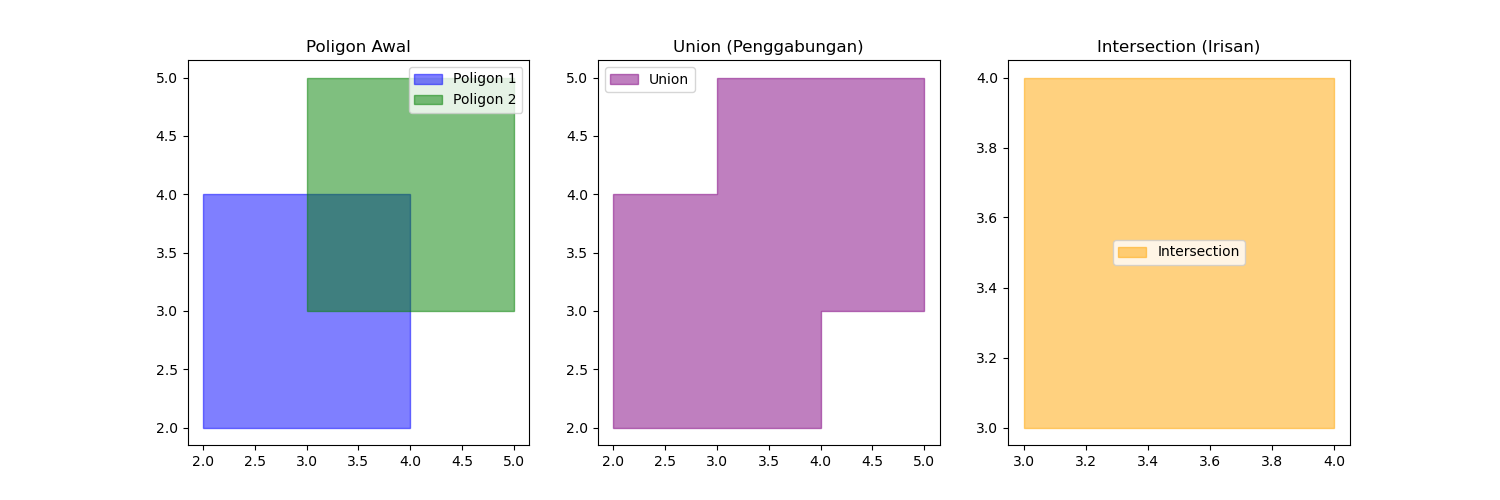

The Python source for this figure:
from shapely.geometry import Polygon
import matplotlib.pyplot as plt

# Definisi dua poligon
poligon_1 = Polygon([(2, 2), (4, 2), (4, 4), (2, 4)])
poligon_2 = Polygon([(3, 3), (5, 3), (5, 5), (3, 5)])

# Operasi Union
poligon_union = poligon_1.union(poligon_2)
print(f'poligon union: {poligon_union}')

# Operasi Intersection
poligon_intersection = poligon_1.intersection(poligon_2)
print(f'poligon intersection: {poligon_intersection}')

# Visualisasi
fig, ax = plt.subplots(1, 3, figsize=(15, 5))

# Poligon awal
ax[0].fill(*poligon_1.exterior.xy, color='blue', alpha=0.5, label='Poligon 1')
ax[0].fill(*poligon_2.exterior.xy, color='green', alpha=0.5, label='Poligon 2')
ax[0].set_title('Poligon Awal')
ax[0].legend()

# Union
ax[1].fill(*poligon_union.exterior.xy, color='purple', alpha=0.5, label='Union')
ax[1].set_title('Union (Penggabungan)')
ax[1].legend()

# Intersection
if not poligon_intersection.is_empty:
    ax[2].fill(*poligon_intersection.exterior.xy, color='orange', alpha=0.5, label='Intersection')
    ax[2].set_title('Intersection (Irisan)')
    ax[2].legend()
else:
    ax[2].text(0.5, 0.5, 'Tidak Ada Irisan', fontsize=15, ha='center', va='center')
    ax[2].set_title('Intersection (Irisan)')

with open('hasil_union_intersection.txt', 'w') as file:
    file.write(f"Union: {poligon_union}\n")
    file.write(f"Intersection: {poligon_intersection}\n")
    print("Hasil union dan intersection disimpan di hasil_union_intersection.txt")

plt.show()
